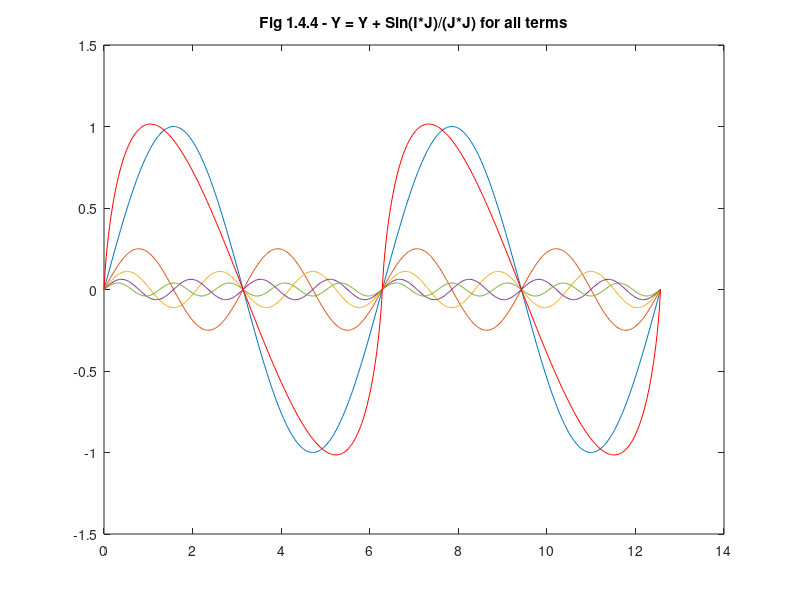

Source code (MATLAB):
%
% author: Ke-Wei Ma
% contact: keweima at gmail.com
% summary: replicate Fig 1.4.4
%

clear all;
%clf;

h = 1:3000;                 % all harmonics.  
a = 1 ./ h.^2;              % amplitude.  1/1, 1/3, 1/5 ... 1,000

n = 500;
i = linspace(0, 4*pi, n);   % number of steps

j = h' * i;

y = sin(j) .* repmat(a',1,n); % repmat converts amplitude vector to mirrored columns in new matrix

% Plot the first 5 harmonics and then the sum of all 
% the harmonics 

figure
plot(i, y(1,:), ...
     i, y(2,:), ...
     i, y(3,:), ...
     i, y(4,:), ...
     i, y(5,:), ...
     i, sum(y), 'r');

title('Fig 1.4.4 - Y = Y + Sin(I*J)/(J*J) for all terms');
